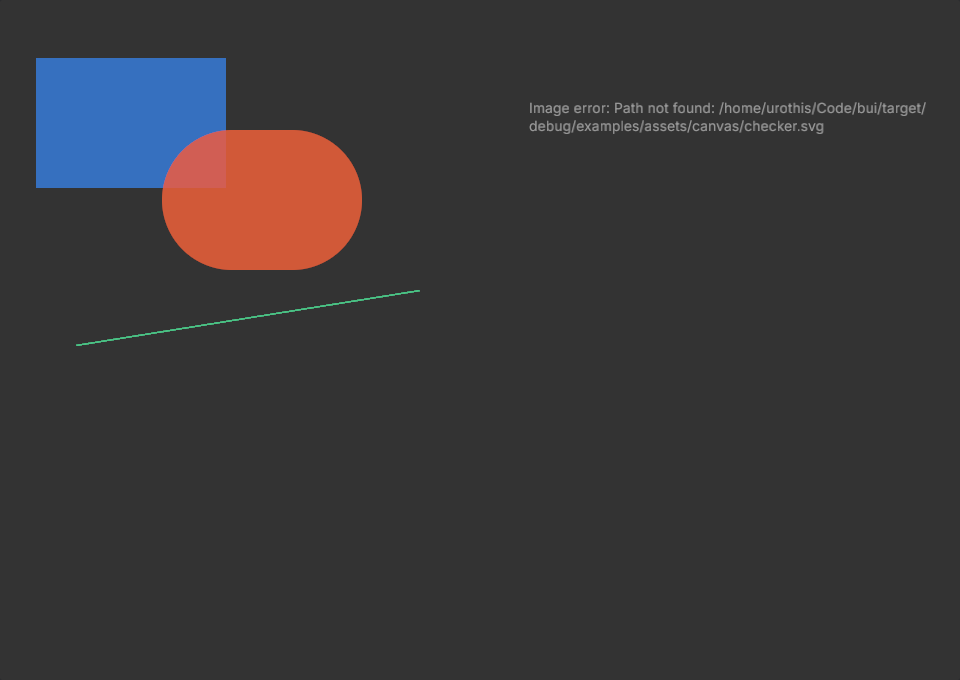
#> input picture docs/visuals/examples/canvas.png, 960 x 680 px
$ python make_example_gallery.py
#> lines starting #> are read from the running program, lines starting #| are printed output that depends on the picture
#!/usr/bin/env python3
"""Make the visual review contact sheet from docs/visuals/examples/*.png.

Requires Pillow. Run after scripts/capture_examples.py.
"""

from pathlib import Path

from PIL import Image, ImageDraw, ImageFont

ROOT = Path(__file__).resolve().parent.parent
SOURCE = ROOT / "docs" / "visuals" / "examples"
OUTPUT = ROOT / "docs" / "visuals" / "example_gallery.png"
CELL_WIDTH = 360
CELL_HEIGHT = 260
COLUMNS = 4


def main() -> None:
    paths = sorted(SOURCE.glob("*.png"))
    paths = [path for path in paths if path.stem not in {
        "menus_object_actions", "menus_transform_pie", "fps_world_ui_range"
    } and not path.stem.startswith("properties_editor_")]
    if not paths:
        raise SystemExit("No example screenshots found; run scripts/capture_examples.py first")
    rows = (len(paths) + COLUMNS - 1) // COLUMNS
    sheet = Image.new("RGB", (CELL_WIDTH * COLUMNS, CELL_HEIGHT * rows), "#161616")
#> sheet: PIL image 1440x260 RGB; every value is 22
    draw = ImageDraw.Draw(sheet)
    font = ImageFont.truetype(str(ROOT / "assets" / "fonts" / "Inter[opsz,wght].ttf"), 18)
    for index, path in enumerate(paths):
        x = (index % COLUMNS) * CELL_WIDTH
        y = (index // COLUMNS) * CELL_HEIGHT
        draw.rounded_rectangle(
            (x + 5, y + 5, x + CELL_WIDTH - 5, y + CELL_HEIGHT - 5),
            radius=7,
            fill="#303030",
        )
        with Image.open(path) as image:
#> image is the input picture: PIL image 960x680 RGB; mean R, G, B 57.3, 55, 56.5
            preview = image.convert("RGB")
            preview.thumbnail((CELL_WIDTH - 22, CELL_HEIGHT - 45), Image.Resampling.LANCZOS)
        px = x + (CELL_WIDTH - preview.width) // 2
#> px = 28
        py = y + 12 + (CELL_HEIGHT - 48 - preview.height) // 2
#> py = 10
        sheet.paste(preview, (px, py))
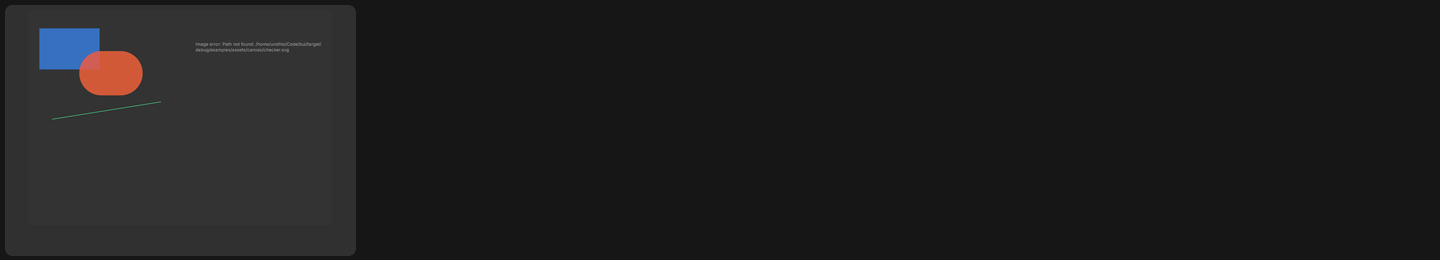
#> sheet: PIL image 1440x260 RGB; mean R, G, B 29.7, 29.3, 29.6
        draw.text((x + 13, y + CELL_HEIGHT - 31), path.stem.replace("_", " ").title(), font=font, fill="#f0f0f0")
#> pass 2 of the loop in main, `for index, path in enumerate(paths):`:
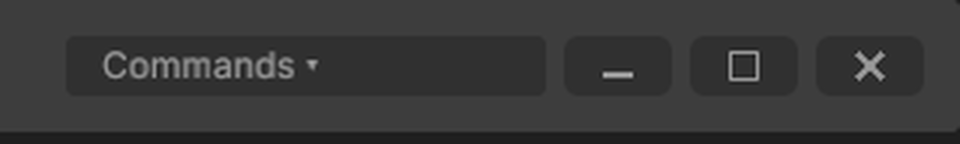
#> input picture docs/visuals/examples/chrome-controls-dark.png, 960 x 144 px
#> in main, image is the input picture: PIL image 960x144 RGBA; mean R, G, B, A 56.1, 56.1, 56.1, 255
#> in main, `sheet.paste(preview, (px, py))`:
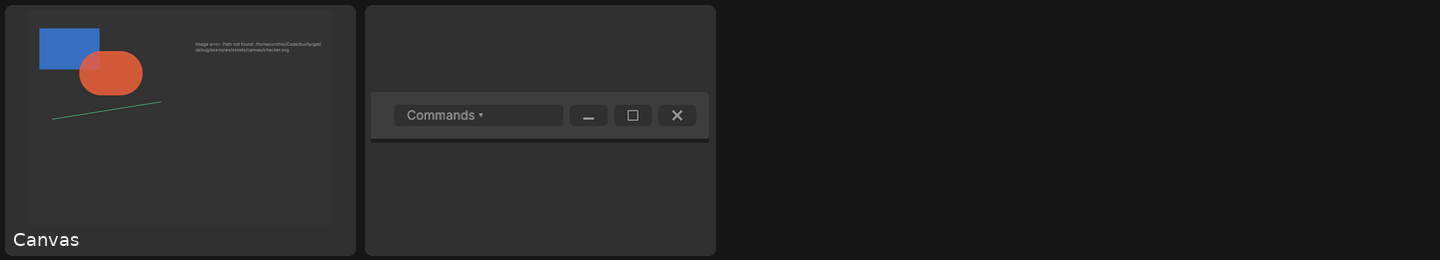
#> sheet: PIL image 1440x260 RGB; mean R, G, B 36.4, 36, 36.2
    sheet.save(OUTPUT, optimize=True)
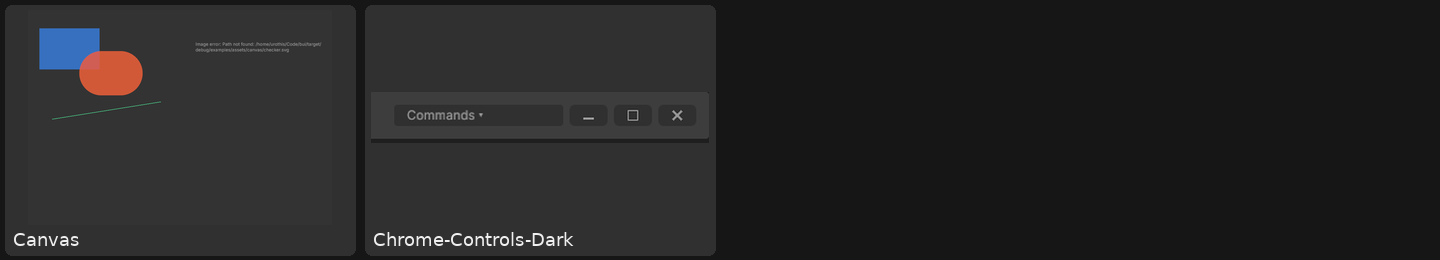
#> saved as example_gallery.png: PIL image 1440x260 RGB; mean R, G, B 36.8, 36.4, 36.6
    print(f"Wrote {OUTPUT} from {len(paths)} example screenshots")


if __name__ == "__main__":
    main()
